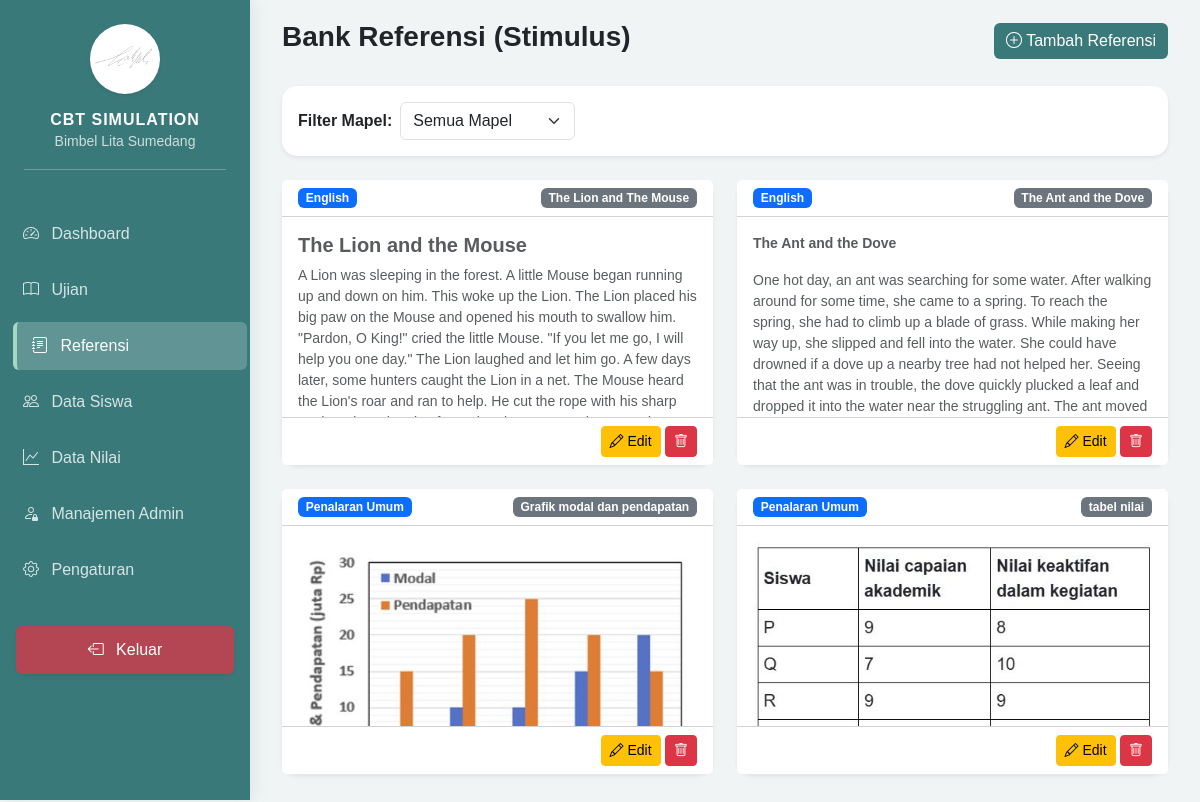
Page /admin/dashboard.php?page=references (signed in) on the committed database.
### tables this page shows
CREATE TABLE `references` (
  `id` int NOT NULL,
  `subject_id` int NOT NULL,
  `title` varchar(255) NOT NULL,
  `type` enum('text','image') DEFAULT 'text',
  `content` text,
  `image_path` varchar(255) DEFAULT NULL,
  `created_at` timestamp NULL DEFAULT CURRENT_TIMESTAMP
);

CREATE TABLE `subjects` (
  `id` int NOT NULL,
  `exam_id` int NOT NULL,
  `name` varchar(100) NOT NULL,
  `duration` int NOT NULL,
  `max_score` decimal(10,2) DEFAULT '100.00',
  `sort_order` int NOT NULL DEFAULT '0',
  `is_active` tinyint(1) DEFAULT '1',
  `created_at` timestamp NULL DEFAULT CURRENT_TIMESTAMP
);

### admin/modules/references/index.php (the view, shortened to what this page needs)
<?php
$sql = "SELECT r.*, s.name as subject_name FROM `references` r
        JOIN subjects s ON r.subject_id = s.id";
$sql .= " ORDER BY r.id DESC";
$references = $pdo->query($sql)->fetchAll();
?>
<div class="d-flex justify-content-between align-items-center mb-4">
    <h3 class="fw-bold">Bank Referensi (Stimulus)</h3>
    <a href="dashboard.php?page=references_form" class="btn btn-primary">
        <i class="bi bi-plus-circle"></i> Tambah Referensi
    </a>
</div>
<div class="card border-0 shadow-sm mb-4">
    <div class="card-body">
        <form method="GET" action="dashboard.php" class="row g-2 align-items-center">
            <div class="col-auto"><label class="fw-bold">Filter Mapel:</label></div>
            <div class="col-auto">
                <select name="subject_id" class="form-select" onchange="this.form.submit()">
                    <option value="">Semua Mapel</option>
                </select>
            </div>
        </form>
    </div>
</div>
<div class="row">
    <?php foreach ($references as $r): ?>
    <div class="col-md-6 mb-4">
        <div class="card h-100 shadow-sm border-0">
            <div class="card-header bg-white d-flex justify-content-between align-items-center">
                <span class="badge bg-primary"><?= htmlspecialchars($r['subject_name']) ?></span>
                <span class="badge bg-secondary"><?= $r['title'] ?></span>
            </div>
            <div class="card-body overflow-auto" style="max-height: 200px;">
                <?php if ($r['type'] == 'text'): ?>
                    <div class="small text-muted"><?= $r['content']  ?></div>
                <?php else: ?>
                    <img src="../assets/uploads/references/<?= $r['image_path'] ?>" class="img-fluid rounded" alt="Referensi">
                <?php endif; ?>
            </div>
            <div class="card-footer bg-white text-end">
                <a href="dashboard.php?page=references_form&id=<?= $r['id'] ?>" class="btn btn-sm btn-warning">
                    <i class="bi bi-pencil"></i> Edit
                </a>
                <a href="modules/references/process.php?action=delete&id=<?= $r['id'] ?>"
                   class="btn btn-sm btn-danger"
                   onclick="return confirm('Hapus referensi ini? Soal yang terhubung akan kehilangan referensinya.')">
                    <i class="bi bi-trash"></i>
                </a>
            </div>
        </div>
    </div>
    <?php endforeach; ?>
</div>

### includes/header.php (style rules this page uses)
:root { --sidebar-width: 250px; --primary-teal: #3a797a; --mint-green: #a2d9c1; --mint-light: #f0fdf4; }
body { background-color: #f0f4f4; font-family: 'Poppins', sans-serif; }
.card { border-radius: 15px; border: none; box-shadow: 0 5px 15px rgba(0,0,0,0.05); }
.btn-primary { background-color: var(--primary-teal); border: none; }

### rows in the picture
references: subject.name "English", title "The Lion and The Mouse", content "The Lion and the Mouse A Lion was sleeping in the forest. A little Mouse began running up and down on him. This woke up the Lion. The Lion placed his big paw on the Mouse and opened his mouth to swallow him. \"Pardon, O King!\" cried the little Mouse. \"If you let me go, I will help you one day.\" The Lion laughed and let him go. A few days later, some hunters caught the Lion in a net. The Mouse heard the Lion's roar and ran to help. He cut the rope with his sharp…"
references: subject.name "English", title "The Ant and the Dove", content "The Ant and the Dove One hot day, an ant was searching for some water. After walking around for some time, she came to a spring. To reach the spring, she had to climb up a blade of grass. While making her way up, she slipped and fell into the water. She could have drowned if a dove up a nearby tree had not helped her. Seeing that the ant was in trouble, the dove quickly plucked a leaf and dropped it into the water near the struggling ant. The ant moved…"
references: subject.name "Penalaran Umum", title "Grafik modal dan pendapatan", image_path (picture)
references: subject.name "Penalaran Umum", title "tabel nilai", image_path (picture)

### other values in the picture
$site_app_name "CBT SIMULATION"
$site_bimbel_name "Bimbel Lita Sumedang"
